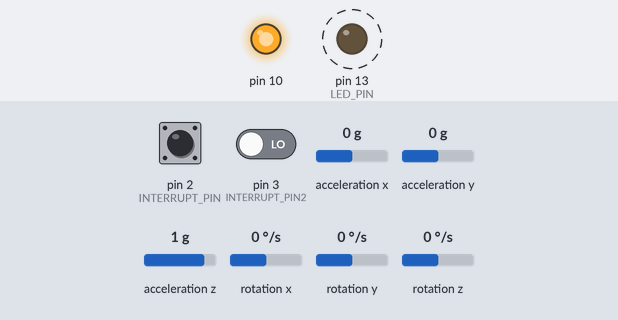
A sketch run on a simulated Teensy 4. Parts: output pins drawn as LEDs (lit = HIGH). Dashed ring = blinking. Inputs (shaded band) come from the test bench; at power-on: pin 2 (INTERRUPT_PIN) LOW, pin 3 (INTERRUPT_PIN2) LOW, acceleration x 0 g, acceleration y 0 g, acceleration z 1 g, rotation x 0 °/s, rotation y 0 °/s, rotation z 0 °/s. The sensor or clock chip raises its interrupt line as the real part does; what the sketch prints to the serial monitor is not drawn.

Above: at 1.07 s.
Timing chart, 0 to 4.0 s (numbered marks = the images above):
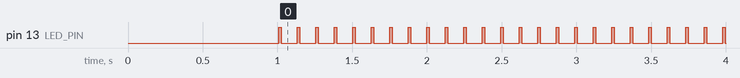

The sketch:

does2mpustillwork.ino
```cpp
// I2C device class (I2Cdev) demonstration Arduino sketch for MPU6050 class using DMP (MotionApps v2.0)
// 6/21/2012 by Jeff Rowberg <jeff@rowberg.net>
// Updates should (hopefully) always be available at https://github.com/jrowberg/i2cdevlib
//
// Changelog:
//      2019-07-08 - Added Auto Calibration and offset generator
//		   - and altered FIFO retrieval sequence to avoid using blocking code
//      2016-04-18 - Eliminated a potential infinite loop
//      2013-05-08 - added seamless Fastwire support
//                 - added note about gyro calibration
//      2012-06-21 - added note about Arduino 1.0.1 + Leonardo compatibility error
//      2012-06-20 - improved FIFO overflow handling and simplified read process
//      2012-06-19 - completely rearranged DMP initialization code and simplification
//      2012-06-13 - pull gyro and accel data from FIFO packet instead of reading directly
//      2012-06-09 - fix broken FIFO read sequence and change interrupt detection to RISING
//      2012-06-05 - add gravity-compensated initial reference frame acceleration output
//                 - add 3D math helper file to DMP6 example sketch
//                 - add Euler output and Yaw/Pitch/Roll output formats
//      2012-06-04 - remove accel offset clearing for better results (thanks Sungon Lee)
//      2012-06-01 - fixed gyro sensitivity to be 2000 deg/sec instead of 250
//      2012-05-30 - basic DMP initialization working

/* ============================================
I2Cdev device library code is placed under the MIT license
Copyright (c) 2012 Jeff Rowberg

Permission is hereby granted, free of charge, to any person obtaining a copy
of this software and associated documentation files (the "Software"), to deal
in the Software without restriction, including without limitation the rights
to use, copy, modify, merge, publish, distribute, sublicense, and/or sell
copies of the Software, and to permit persons to whom the Software is
furnished to do so, subject to the following conditions:

The above copyright notice and this permission notice shall be included in
all copies or substantial portions of the Software.

THE SOFTWARE IS PROVIDED "AS IS", WITHOUT WARRANTY OF ANY KIND, EXPRESS OR
IMPLIED, INCLUDING BUT NOT LIMITED TO THE WARRANTIES OF MERCHANTABILITY,
FITNESS FOR A PARTICULAR PURPOSE AND NONINFRINGEMENT. IN NO EVENT SHALL THE
AUTHORS OR COPYRIGHT HOLDERS BE LIABLE FOR ANY CLAIM, DAMAGES OR OTHER
LIABILITY, WHETHER IN AN ACTION OF CONTRACT, TORT OR OTHERWISE, ARISING FROM,
OUT OF OR IN CONNECTION WITH THE SOFTWARE OR THE USE OR OTHER DEALINGS IN
THE SOFTWARE.
===============================================
*/

// I2Cdev and MPU6050 must be installed as libraries, or else the .cpp/.h files
// for both classes must be in the include path of your project
#include "I2Cdev.h"

#include "MPU6050_6Axis_MotionApps20.h"
//#include "MPU6050.h" // not necessary if using MotionApps include file

// Arduino Wire library is required if I2Cdev I2CDEV_ARDUINO_WIRE implementation
// is used in I2Cdev.h
#if I2CDEV_IMPLEMENTATION == I2CDEV_ARDUINO_WIRE
    #include "Wire.h"
#endif

// class default I2C address is 0x68
// specific I2C addresses may be passed as a parameter here
// AD0 low = 0x68 (default for SparkFun breakout and InvenSense evaluation board)
// AD0 high = 0x69
MPU6050 mpu;
MPU6050 mpu2(0x69); // <-- use for AD0 high

/* =========================================================================
   NOTE: In addition to connection 3.3v, GND, SDA, and SCL, this sketch
   depends on the MPU-6050's INT pin being connected to the Arduino's
   external interrupt #0 pin. On the Arduino Uno and Mega 2560, this is
   digital I/O pin 2.
 * ========================================================================= */

/* =========================================================================
   NOTE: Arduino v1.0.1 with the Leonardo board generates a compile error
   when using Serial.write(buf, len). The Teapot output uses this method.
   The solution requires a modification to the Arduino USBAPI.h file, which
   is fortunately simple, but annoying. This will be fixed in the next IDE
   release. For more info, see these links:

   http://arduino.cc/forum/index.php/topic,109987.0.html
   http://code.google.com/p/arduino/issues/detail?id=958
 * ========================================================================= */


// uncomment "OUTPUT_READABLE_QUATERNION" if you want to see the actual
// quaternion components in a [w, x, y, z] format (not best for parsing
// on a remote host such as Processing or something though)
#define OUTPUT_READABLE_QUATERNION

// uncomment "OUTPUT_READABLE_EULER" if you want to see Euler angles
// (in degrees) calculated from the quaternions coming from the FIFO.
// Note that Euler angles suffer from gimbal lock (for more info, see
// http://en.wikipedia.org/wiki/Gimbal_lock)
//#define OUTPUT_READABLE_EULER

// uncomment "OUTPUT_READABLE_YAWPITCHROLL" if you want to see the yaw/
// pitch/roll angles (in degrees) calculated from the quaternions coming
// from the FIFO. Note this also requires gravity vector calculations.
// Also note that yaw/pitch/roll angles suffer from gimbal lock (for
// more info, see: http://en.wikipedia.org/wiki/Gimbal_lock)
//#define OUTPUT_READABLE_YAWPITCHROLL

// uncomment "OUTPUT_READABLE_REALACCEL" if you want to see acceleration
// components with gravity removed. This acceleration reference frame is
// not compensated for orientation, so +X is always +X according to the
// sensor, just without the effects of gravity. If you want acceleration
// compensated for orientation, us OUTPUT_READABLE_WORLDACCEL instead.
//#define OUTPUT_READABLE_REALACCEL

// uncomment "OUTPUT_READABLE_WORLDACCEL" if you want to see acceleration
// components with gravity removed and adjusted for the world frame of
// reference (yaw is relative to initial orientation, since no magnetometer
// is present in this case). Could be quite handy in some cases.
//#define OUTPUT_READABLE_WORLDACCEL

// uncomment "OUTPUT_TEAPOT" if you want output that matches the
// format used for the InvenSense teapot demo
//#define OUTPUT_TEAPOT


#define INTERRUPT_PIN 2  // use pin 2 on Arduino Uno & most boards
#define INTERRUPT_PIN2 3
#define LED_PIN 13 // (Arduino is 13, Teensy is 11, Teensy++ is 6)
bool blinkState = false;

// MPU control/status vars
bool dmpReady = false;  // set true if DMP init was successful
uint8_t mpuIntStatus;   // holds actual interrupt status byte from MPU
uint8_t devStatus;      // return status after each device operation (0 = success, !0 = error)
uint16_t packetSize;    // expected DMP packet size (default is 42 bytes)
uint16_t fifoCount;     // count of all bytes currently in FIFO
uint8_t fifoBuffer[64]; // FIFO storage buffer
bool dmpReady2 = false;  // set true if DMP init was successful
uint8_t mpuIntStatus2;   // holds actual interrupt status byte from MPU
uint8_t devStatus2;      // return status after each device operation (0 = success, !0 = error)
uint16_t packetSize2;    // expected DMP packet size (default is 42 bytes)
uint16_t fifoCount2;     // count of all bytes currently in FIFO
uint8_t fifoBuffer2[64]; // FIFO storage buffer

// orientation/motion vars
Quaternion q;           // [w, x, y, z]         quaternion container
VectorInt16 aa;         // [x, y, z]            accel sensor measurements
VectorInt16 aaReal;     // [x, y, z]            gravity-free accel sensor measurements
VectorInt16 aaWorld;    // [x, y, z]            world-frame accel sensor measurements
VectorFloat gravity;    // [x, y, z]            gravity vector
float euler[3];         // [psi, theta, phi]    Euler angle container
float ypr[3];           // [yaw, pitch, roll]   yaw/pitch/roll container and gravity vector

// packet structure for InvenSense teapot demo
uint8_t teapotPacket[14] = { '$', 0x02, 0,0, 0,0, 0,0, 0,0, 0x00, 0x00, '\r', '\n' };


// ================================================================
// ===               INTERRUPT DETECTION ROUTINE                ===
// ================================================================

volatile bool mpuInterrupt = false;     // indicates whether MPU interrupt pin has gone high
void dmpDataReady() {
    mpuInterrupt = true;
}
volatile bool mpuInterrupt2 = false;     // indicates whether MPU interrupt pin has gone high
void dmpDataReady2() {
    mpuInterrupt2 = true;
}


// ================================================================
// ===                      INITIAL SETUP                       ===
// ================================================================

void setup() {
    // join I2C bus (I2Cdev library doesn't do this automatically)
    #if I2CDEV_IMPLEMENTATION == I2CDEV_ARDUINO_WIRE
        Wire.begin();
        Wire.setClock(400000); // 400kHz I2C clock. Comment this line if having compilation difficulties
    #elif I2CDEV_IMPLEMENTATION == I2CDEV_BUILTIN_FASTWIRE
        Fastwire::setup(400, true);
    #endif

    // initialize serial communication
    // (115200 chosen because it is required for Teapot Demo output, but it's
    // really up to you depending on your project)
    Serial.begin(9600);Serial3.begin(9600);
    while (!Serial); // wait for Leonardo enumeration, others continue immediately

    // NOTE: 8MHz or slower host processors, like the Teensy @ 3.3V or Arduino
    // Pro Mini running at 3.3V, cannot handle this baud rate reliably due to
    // the baud timing being too misaligned with processor ticks. You must use
    // 38400 or slower in these cases, or use some kind of external separate
    // crystal solution for the UART timer.

    // initialize device
    //Serial.println(F("Initializing I2C devices..."));
    mpu.initialize();mpu2.initialize();
    pinMode(INTERRUPT_PIN, INPUT);

    // verify connection
    //Serial.println(F("Testing device connections..."));
    //Serial.println(mpu.testConnection() ? F("MPU6050 connection successful") : F("MPU6050 connection failed"));

    // wait for ready
    //Serial.println(F("\nSend any character to begin DMP programming and demo: "));
    //while (Serial.available() && Serial.read()); // empty buffer
    //while (!Serial.available());                 // wait for data
    //while (Serial.available() && Serial.read()); // empty buffer again
    pinMode(10,OUTPUT);
    // load and configure the DMP
    //Serial.println(F("Initializing DMP..."));
    devStatus = mpu.dmpInitialize();
devStatus2 = mpu2.dmpInitialize();
    // supply your own gyro offsets here, scaled for min sensitivity
    mpu.setXGyroOffset(220);
    mpu.setYGyroOffset(76);
    mpu.setZGyroOffset(-85);
    mpu.setZAccelOffset(1788); // 1688 factory default for my test chip
mpu2.setXGyroOffset(220);
    mpu2.setYGyroOffset(76);
    mpu2.setZGyroOffset(-85);
    mpu2.setZAccelOffset(1788); // 1688 factory default for my test chip

    // make sure it worked (returns 0 if so)
    if (devStatus == 0) {
        // Calibration Time: generate offsets and calibrate our MPU6050
        mpu.CalibrateAccel(6);
        mpu.CalibrateGyro(6);
        mpu.PrintActiveOffsets();
        // turn on the DMP, now that it's ready
        //Serial.println(F("Enabling DMP..."));
        mpu.setDMPEnabled(true);

mpu2.CalibrateAccel(6);
        mpu2.CalibrateGyro(6);
        mpu2.PrintActiveOffsets();
        // turn on the DMP, now that it's ready
        //Serial.println(F("Enabling DMP..."));
        mpu2.setDMPEnabled(true);

        // enable Arduino interrupt detection
        //Serial.print(F("Enabling interrupt detection (Arduino external interrupt "));
        //Serial.print(digitalPinToInterrupt(INTERRUPT_PIN));
        //Serial.println(F(")..."));
        attachInterrupt(digitalPinToInterrupt(INTERRUPT_PIN), dmpDataReady, RISING);
        mpuIntStatus = mpu.getIntStatus();
        attachInterrupt(digitalPinToInterrupt(INTERRUPT_PIN2), dmpDataReady2, RISING);
        mpuIntStatus2 = mpu2.getIntStatus();

        // set our DMP Ready flag so the main loop() function knows it's okay to use it
        //Serial.println(F("DMP ready! Waiting for first interrupt..."));
        dmpReady = true;
dmpReady2 = true;

        // get expected DMP packet size for later comparison
        packetSize = mpu.dmpGetFIFOPacketSize();
    packetSize2 = mpu2.dmpGetFIFOPacketSize();
    } else {
        // ERROR!
        // 1 = initial memory load failed
        // 2 = DMP configuration updates failed
        // (if it's going to break, usually the code will be 1)
        //Serial.print(F("DMP Initialization failed (code "));
        //Serial.print(devStatus);
        //Serial.println(F(")"));
    }

    // configure LED for output
    pinMode(LED_PIN, OUTPUT);
}


// ================================================================
// ===                    MAIN PROGRAM LOOP                     ===
// ================================================================

void loop() {
    digitalWrite(10,HIGH);
    // if programming failed, don't try to do anything
    if (!dmpReady) return;
    // read a packet from FIFO
    if (mpu.dmpGetCurrentFIFOPacket(fifoBuffer)) { // Get the Latest packet
        #ifdef OUTPUT_READABLE_QUATERNION
            // display quaternion values in easy matrix form: w x y z
            mpu.dmpGetQuaternion(&q, fifoBuffer);
            Serial.print("quat\t");
            Serial.print(q.w);
            Serial.print("\t");
            Serial.print(q.x);
            Serial.print("\t");
           Serial.print(q.y);
           Serial.print("\t");
            Serial.println(q.z);
            String s = "~"+String(q.w)+"!"+String(q.x)+"@"+String(q.y)+"#"+String(q.z);
            char mystr[40];
            s.toCharArray(mystr,40);
            Serial3.write(mystr,40);
        #endif
        #ifdef OUTPUT_READABLE_YAWPITCHROLL
            // display Euler angles in degrees
            mpu.dmpGetQuaternion(&q, fifoBuffer);
            mpu.dmpGetGravity(&gravity, &q);
            mpu.dmpGetYawPitchRoll(ypr, &q, &gravity);
            Serial.print("ypr\t");
            Serial.print(ypr[0] * 180/M_PI);
            Serial.print("\t");
            Serial.print(ypr[1] * 180/M_PI);
            Serial.print("\t");
            Serial.println(ypr[2] * 180/M_PI);
        #endif


        // blink LED to indicate activity
        blinkState = !blinkState;
        digitalWrite(LED_PIN, blinkState);
    }
    if (mpu2.dmpGetCurrentFIFOPacket(fifoBuffer2)) { // Get the Latest packet
        #ifdef OUTPUT_READABLE_QUATERNION
            // display quaternion values in easy matrix form: w x y z
            mpu2.dmpGetQuaternion(&q, fifoBuffer2);
            Serial.print("quat\t");
            Serial.print(q.w);
            Serial.print("\t");
            Serial.print(q.x);
            Serial.print("\t");
            Serial.print(q.y);
            Serial.print("\t");
            Serial.println(q.z);
            String s = "`"+String(q.w)+"!"+String(q.x)+"@"+String(q.y)+"#"+String(q.z);
            char mystr[40];
            s.toCharArray(mystr,40);
            Serial3.write(mystr,40);
        #endif
        #ifdef OUTPUT_READABLE_YAWPITCHROLL
            // display Euler angles in degrees
            mpu2.dmpGetQuaternion(&q, fifoBuffer2);
            mpu2.dmpGetGravity(&gravity, &q);
            mpu2.dmpGetYawPitchRoll(ypr, &q, &gravity);
            Serial.print("ypr\t");
            Serial.print(ypr[0] * 180/M_PI);
            Serial.print("\t");
            Serial.print(ypr[1] * 180/M_PI);
            Serial.print("\t");
            Serial.println(ypr[2] * 180/M_PI);
        #endif


        // blink LED to indicate activity
        blinkState = !blinkState;
        digitalWrite(LED_PIN, blinkState);
    }
    delay(100);
}
```

Measured:
- by itself, pin 13 (LED_PIN): alternates HIGH for 0.02 s and LOW for 0.11 s
